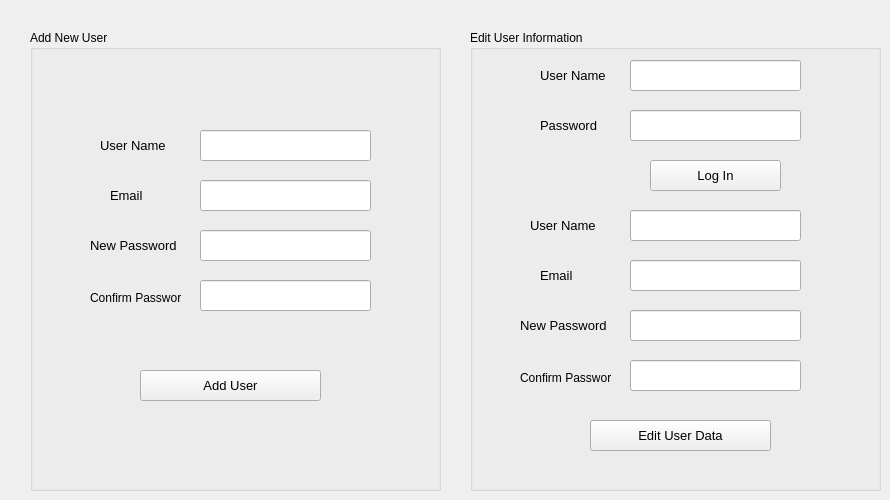
    <widget class="QWidget" name="tab_3">
     <attribute name="title">
      <string>Page</string>
     </attribute>
     <widget class="QGroupBox" name="groupBox">
      <property name="geometry">
       <rect>
        <x>30</x>
        <y>30</y>
        <width>411</width>
        <height>461</height>
       </rect>
      </property>
      <property name="title">
       <string>Add New User</string>
      </property>
      <widget class="QLabel" name="label_16">
       <property name="geometry">
        <rect>
         <x>70</x>
         <y>100</y>
         <width>81</width>
         <height>31</height>
        </rect>
       </property>
       <property name="font">
        <font>
         <pointsize>10</pointsize>
        </font>
       </property>
       <property name="text">
        <string>User Name</string>
       </property>
      </widget>
      <widget class="QLabel" name="label_17">
       <property name="geometry">
        <rect>
         <x>80</x>
         <y>150</y>
         <width>61</width>
         <height>31</height>
        </rect>
       </property>
       <property name="font">
        <font>
         <pointsize>10</pointsize>
        </font>
       </property>
       <property name="text">
        <string>Email</string>
       </property>
      </widget>
      <widget class="QLabel" name="label_18">
       <property name="geometry">
        <rect>
         <x>60</x>
         <y>200</y>
         <width>91</width>
         <height>31</height>
        </rect>
       </property>
       <property name="font">
        <font>
         <pointsize>10</pointsize>
        </font>
       </property>
       <property name="text">
        <string>New Password</string>
       </property>
      </widget>
      <widget class="QLabel" name="label_19">
       <property name="geometry">
        <rect>
         <x>60</x>
         <y>260</y>
         <width>91</width>
         <height>16</height>
        </rect>
       </property>
       <property name="text">
        <string>Confirm Password</string>
       </property>
      </widget>
      <widget class="QLineEdit" name="lineEdit_9">
       <property name="geometry">
        <rect>
         <x>170</x>
         <y>100</y>
         <width>171</width>
         <height>31</height>
        </rect>
       </property>
      </widget>
      <widget class="QLineEdit" name="lineEdit_10">
       <property name="geometry">
        <rect>
         <x>170</x>
         <y>150</y>
         <width>171</width>
         <height>31</height>
        </rect>
       </property>
      </widget>
      <widget class="QLineEdit" name="lineEdit_11">
       <property name="geometry">
        <rect>
         <x>170</x>
         <y>200</y>
         <width>171</width>
         <height>31</height>
        </rect>
       </property>
       <property name="echoMode">
        <enum>QLineEdit::Password</enum>
       </property>
      </widget>
      <widget class="QLineEdit" name="lineEdit_12">
       <property name="geometry">
        <rect>
         <x>170</x>
         <y>250</y>
         <width>171</width>
         <height>31</height>
        </rect>
       </property>
       <property name="echoMode">
        <enum>QLineEdit::Password</enum>
       </property>
      </widget>
      <widget class="QPushButton" name="pushButton_11">
       <property name="enabled">
        <bool>true</bool>
       </property>
       <property name="geometry">
        <rect>
         <x>110</x>
         <y>340</y>
         <width>181</width>
         <height>31</height>
        </rect>
       </property>
       <property name="font">
        <font>
         <pointsize>10</pointsize>
        </font>
       </property>
       <property name="text">
        <string>Add User</string>
       </property>
       <property name="autoDefault">
        <bool>false</bool>
       </property>
      </widget>
     </widget>
     <widget class="QGroupBox" name="groupBox_2">
      <property name="geometry">
       <rect>
        <x>470</x>
        <y>30</y>
        <width>411</width>
        <height>461</height>
       </rect>
      </property>
      <property name="title">
       <string>Edit User Information</string>
      </property>
      <widget class="QLineEdit" name="lineEdit_14">
       <property name="geometry">
        <rect>
         <x>160</x>
         <y>80</y>
         <width>171</width>
         <height>31</height>
        </rect>
       </property>
       <property name="echoMode">
        <enum>QLineEdit::Password</enum>
       </property>
      </widget>
      <widget class="QLabel" name="label_20">
       <property name="geometry">
        <rect>
         <x>70</x>
         <y>30</y>
         <width>71</width>
         <height>31</height>
        </rect>
       </property>
       <property name="font">
        <font>
         <pointsize>10</pointsize>
        </font>
       </property>
       <property name="text">
        <string>User Name</string>
       </property>
      </widget>
      <widget class="QLabel" name="label_21">
       <property name="geometry">
        <rect>
         <x>70</x>
         <y>80</y>
         <width>71</width>
         <height>31</height>
        </rect>
       </property>
       <property name="font">
        <font>
         <pointsize>10</pointsize>
        </font>
       </property>
       <property name="text">
        <string>Password</string>
       </property>
      </widget>
      <widget class="QLineEdit" name="lineEdit_13">
       <property name="geometry">
        <rect>
         <x>160</x>
         <y>30</y>
         <width>171</width>
         <height>31</height>
        </rect>
       </property>
      </widget>
      <widget class="QGroupBox" name="groupBox_3">
       <property name="geometry">
        <rect>
         <x>480</x>
         <y>120</y>
         <width>411</width>
         <height>461</height>
        </rect>
       </property>
       <property name="title">
        <string>Edit User Information</string>
       </property>
       <widget class="QLineEdit" name="lineEdit_15">
        <property name="geometry">
         <rect>
          <x>160</x>
          <y>90</y>
          <width>171</width>
          <height>31</height>
         </rect>
        </property>
       </widget>
       <widget class="QLabel" name="label_22">
        <property name="geometry">
         <rect>
          <x>70</x>
          <y>30</y>
          <width>71</width>
          <height>31</height>
         </rect>
        </property>
        <property name="font">
         <font>
          <pointsize>10</pointsize>
         </font>
        </property>
        <property name="text">
         <string>User Name</string>
        </property>
       </widget>
       <widget class="QLabel" name="label_23">
        <property name="geometry">
         <rect>
          <x>70</x>
          <y>90</y>
          <width>71</width>
          <height>31</height>
         </rect>
        </property>
        <property name="font">
         <font>
          <pointsize>10</pointsize>
         </font>
        </property>
        <property name="text">
         <string>Password</string>
        </property>
       </widget>
       <widget class="QLineEdit" name="lineEdit_16">
        <property name="geometry">
         <rect>
          <x>160</x>
          <y>30</y>
          <width>171</width>
          <height>31</height>
         </rect>
        </property>
       </widget>
      </widget>
      <widget class="QLabel" name="label_24">
       <property name="geometry">
        <rect>
         <x>70</x>
         <y>230</y>
         <width>61</width>
         <height>31</height>
        </rect>
       </property>
       <property name="font">
        <font>
         <pointsize>10</pointsize>
        </font>
       </property>
       <property name="text">
        <string>Email</string>
       </property>
      </widget>
      <widget class="QPushButton" name="pushButton_12">
       <property name="enabled">
        <bool>true</bool>
       </property>
       <property name="geometry">
        <rect>
         <x>120</x>
         <y>390</y>
         <width>181</width>
         <height>31</height>
        </rect>
       </property>
       <property name="font">
        <font>
         <pointsize>10</pointsize>
        </font>
       </property>
       <property name="text">
        <string>Edit User Data</string>
       </property>
       <property name="autoDefault">
        <bool>false</bool>
       </property>
      </widget>
      <widget class="QLabel" name="label_25">
       <property name="geometry">
        <rect>
         <x>50</x>
         <y>280</y>
         <width>91</width>
         <height>31</height>
        </rect>
       </property>
       <property name="font">
        <font>
         <pointsize>10</pointsize>
        </font>
       </property>
       <property name="text">
        <string>New Password</string>
       </property>
      </widget>
      <widget class="QLabel" name="label_26">
       <property name="geometry">
        <rect>
         <x>60</x>
         <y>180</y>
         <width>81</width>
         <height>31</height>
        </rect>
       </property>
       <property name="font">
        <font>
         <pointsize>10</pointsize>
        </font>
       </property>
       <property name="text">
        <string>User Name</string>
       </property>
      </widget>
      <widget class="QLineEdit" name="lineEdit_17">
       <property name="geometry">
        <rect>
         <x>160</x>
         <y>330</y>
         <width>171</width>
         <height>31</height>
        </rect>
       </property>
       <property name="echoMode">
        <enum>QLineEdit::Password</enum>
       </property>
      </widget>
      <widget class="QLabel" name="label_27">
       <property name="geometry">
        <rect>
         <x>50</x>
         <y>340</y>
         <width>91</width>
         <height>16</height>
        </rect>
       </property>
       <property name="text">
        <string>Confirm Password</string>
       </property>
      </widget>
      <widget class="QLineEdit" name="lineEdit_18">
       <property name="geometry">
        <rect>
         <x>160</x>
         <y>180</y>
         <width>171</width>
         <height>31</height>
        </rect>
       </property>
      </widget>
      <widget class="QLineEdit" name="lineEdit_19">
       <property name="geometry">
        <rect>
         <x>160</x>
         <y>280</y>
         <width>171</width>
         <height>31</height>
        </rect>
       </property>
       <property name="echoMode">
        <enum>QLineEdit::Password</enum>
       </property>
      </widget>
      <widget class="QLineEdit" name="lineEdit_20">
       <property name="geometry">
        <rect>
         <x>160</x>
         <y>230</y>
         <width>171</width>
         <height>31</height>
        </rect>
       </property>
      </widget>
      <widget class="QPushButton" name="pushButton_13">
       <property name="enabled">
        <bool>true</bool>
       </property>
       <property name="geometry">
        <rect>
         <x>180</x>
         <y>130</y>
         <width>131</width>
         <height>31</height>
        </rect>
       </property>
       <property name="font">
        <font>
         <pointsize>10</pointsize>
        </font>
       </property>
       <property name="text">
        <string>Log In</string>
       </property>
       <property name="autoDefault">
        <bool>false</bool>
       </property>
      </widget>
     </widget>
    </widget>
